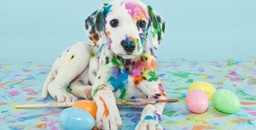
#> input picture 2374802010199_PhanGiaHung_lab56/hinh1.jpg, 256 x 130 px, shrunk from 1280 x 650 before the run
$ jupyter execute 2374802010199_PhanGiaHung_lab05.ipynb
#> lines starting #> are read from the running program, lines starting #| are printed output that depends on the picture; after the words box and inside, x2 and y2 are one past the last pixel; in counts of white or black regions, pixels touching at a corner belong together
[cell 1]
import cv2 as cv
import numpy as np
import matplotlib.pyplot as Hung

[cell 2]
img = cv.imread('hinh1.jpg')
#> img is the input picture: shape (130, 256, 3); mean B, G, R 195.5, 197.6, 172.9
img2 = cv.imread('hinh2.jpg')

img_rgb = cv.cvtColor(img, cv.COLOR_BGR2RGB)

Hung.imshow(img_rgb)
Hung.title("Original Image")
Hung.axis('off')
Hung.show()

[cell 3]
gray = cv.cvtColor(img, cv.COLOR_BGR2GRAY)
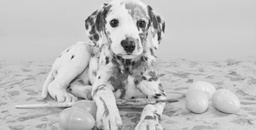
#> gray: shape (130, 256); min 13, max 244, mean 190

_, thresh = cv.threshold(gray, 127, 255, cv.THRESH_BINARY)
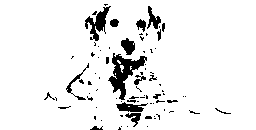
#> thresh: shape (130, 256); 92.6% white; 80 black regions (61 under 20 px), largest, box (x1, y1, x2, y2) and area: (108, 53, 147, 100) 686, (85, 6, 111, 41) 352, (116, 102, 148, 112) 189

Hung.imshow(thresh, cmap='gray')
Hung.title("Thresholding")
Hung.axis('off')
Hung.show()

[cell 4]
_, otsu = cv.threshold(gray, 0, 255, cv.THRESH_BINARY + cv.THRESH_OTSU)
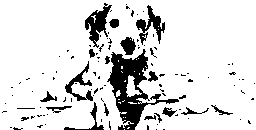
#> otsu: shape (130, 256); 86.3% white; 107 black regions (87 under 20 px), largest, box (x1, y1, x2, y2) and area: (107, 49, 179, 130) 1907, (85, 3, 112, 48) 501, (136, 5, 165, 45) 411

Hung.imshow(otsu, cmap='gray')
Hung.title("Otsu Segmentation")
Hung.axis('off')
Hung.show()

[cell 5]
Z = img.reshape((-1,3))
Z = np.float32(Z)

K = 3
criteria = (cv.TERM_CRITERIA_EPS + cv.TERM_CRITERIA_MAX_ITER, 10, 1.0)

_, label, center = cv.kmeans(Z, K, None, criteria, 10, cv.KMEANS_RANDOM_CENTERS)
#> center = [[101.4, 105.3, 79.27], [216.7, 214.5, 183.8], [155.1, 173.1, 171.9]]

center = np.uint8(center)
#> center = [[101, 105, 79], [216, 214, 183], [155, 173, 171]]
res = center[label.flatten()]
res2 = res.reshape((img.shape))
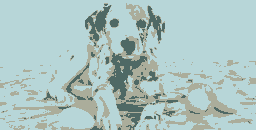
#> res2: shape (130, 256, 3); mean B, G, R 194.9, 197.2, 172.2

res2_rgb = cv.cvtColor(res2, cv.COLOR_BGR2RGB)

Hung.imshow(res2_rgb)
Hung.title("K-means Clustering")
Hung.axis('off')
Hung.show()

[cell 6]
def region_growing(img, seed):
#> called with seed = (100, 100)
    h, w = img.shape
#> h = 130; w = 256
    segmented = np.zeros((h, w), np.uint8)

    stack = [seed]
    threshold = 10

    while stack:
        x, y = stack.pop()
        if segmented[x, y] == 0:
            segmented[x, y] = 255

            for dx in [-1, 0, 1]:
                for dy in [-1, 0, 1]:
                    nx, ny = x + dx, y + dy

                    if 0 <= nx < h and 0 <= ny < w:
                        if abs(int(img[nx, ny]) - int(img[x, y])) < threshold:
                            stack.append((nx, ny))

    return segmented

seed_point = (100, 100)
region = region_growing(gray, seed_point)
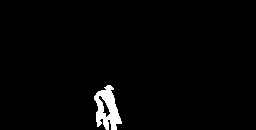
#> region: shape (130, 256); 2.1% white; 1 white region, box (x1, y1, x2, y2) and area: (94, 85, 122, 130) 714

Hung.imshow(region, cmap='gray')
Hung.title("Region Growing")
Hung.axis('off')
Hung.show()

[cell 7]
blur = cv.GaussianBlur(gray, (5,5), 0)
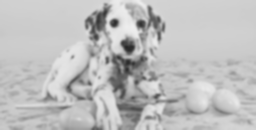
#> blur: shape (130, 256); min 39, max 239, mean 190
_, split_merge = cv.threshold(blur, 127, 255, cv.THRESH_BINARY)
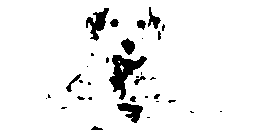
#> split_merge: shape (130, 256); 93.7% white; 34 black regions (20 under 20 px), largest, box (x1, y1, x2, y2) and area: (109, 55, 147, 100) 700, (86, 8, 109, 41) 340, (117, 103, 143, 123) 278

Hung.imshow(split_merge, cmap='gray')
Hung.title("Split and Merge (Simple)")
Hung.axis('off')
Hung.show()

[cell 8]
edges = cv.Canny(gray, 100, 200)
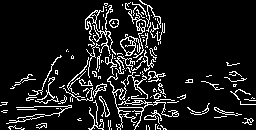
#> edges: shape (130, 256); 10.8% white in thin lines or dots

Hung.imshow(edges, cmap='gray')
Hung.title("Edge-based Segmentation")
Hung.axis('off')
Hung.show()

$ run again, with 2374802010199_PhanGiaHung_lab56/image.jpg copied over 2374802010199_PhanGiaHung_lab56/hinh1.jpg
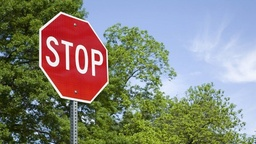
#> input picture 2374802010199_PhanGiaHung_lab56/image.jpg, 256 x 144 px, shrunk from 979 x 551 before the run
#> img is the input picture: shape (144, 256, 3); mean B, G, R 123.2, 133.2, 132.8
#> `_, thresh = cv.threshold(gray, 127, 255, cv.THRESH_BINARY)`:
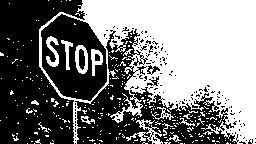
#> thresh: shape (144, 256); 49.7% white; 278 white regions (264 under 20 px), largest, box (x1, y1, x2, y2) and area: (39, 0, 256, 144) 16160, (126, 119, 163, 144) 275, (75, 45, 88, 74) 213
#> otsu: shape (144, 256); 46.6% white; 282 white regions (270 under 20 px), largest, box (x1, y1, x2, y2) and area: (39, 0, 256, 144) 15161, (75, 45, 88, 74) 209, (46, 36, 59, 67) 201
#> `_, label, center = cv.kmeans(Z, K, None, criteria, 10, cv.KMEANS_RANDO..`: center = [[28.09, 68.65, 55.75], [226.5, 196.6, 180], [69.57, 105, 133.6]]
#> `center = np.uint8(center)`: center = [[28, 68, 55], [226, 196, 179], [69, 104, 133]]
#> region: shape (144, 256); 0.55% white; 1 white region, box (x1, y1, x2, y2) and area: (94, 90, 114, 114) 204
#> split_merge: shape (144, 256); 49.4% white; 44 white regions (32 under 20 px), largest, box (x1, y1, x2, y2) and area: (38, 0, 256, 144) 16492, (75, 44, 89, 74) 259, (111, 98, 142, 123) 257
#> `edges = cv.Canny(gray, 100, 200)`:
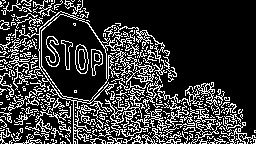
#> edges: shape (144, 256); 21.9% white in thin lines or dots
